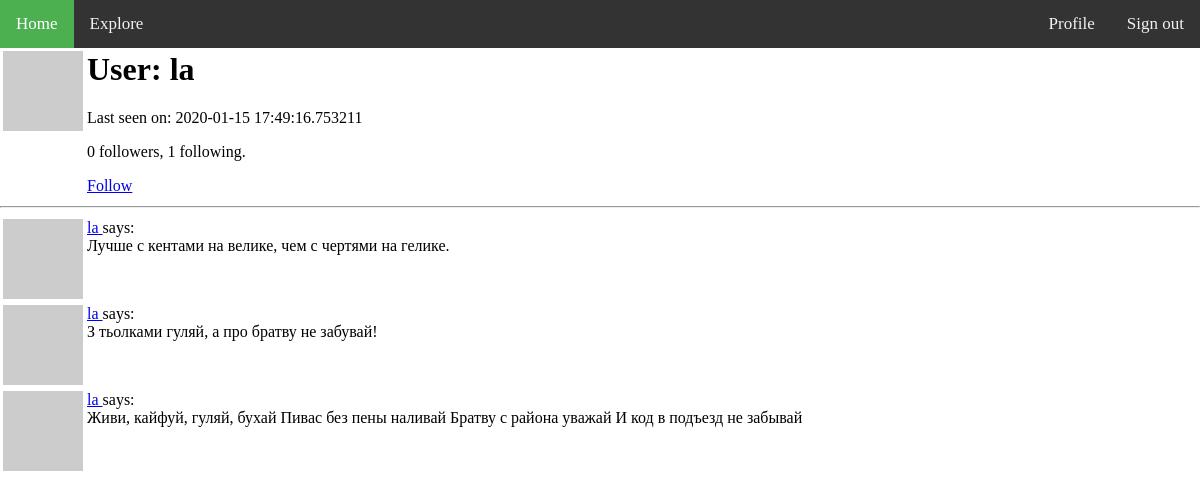
The app's page /user/la (signed in) with its own data.
### app/models.py (models this page shows, shortened)
class User(UserMixin ,db.Model):
    id = db.Column(db.Integer, primary_key=True)
    username = db.Column(db.String(64), index=True, unique=True)
    email = db.Column(db.String(128), index=True, unique=True)
    password_hash = db.Column(db.String(128))
    posts = db.relationship('Post', backref='author', lazy='dynamic')
    about_me = db.Column(db.String(256))
    last_seen = db.Column(db.DateTime, default=datetime.utcnow)
    followed = db.relationship(
        'User', secondary=followers,
        primaryjoin=(followers.c.follower_id==id),
        secondaryjoin=(followers.c.followed_id==id),
        backref=db.backref('followers', lazy='dynamic'), lazy='dynamic'
    )
    def avatar(self, size):
        digest = md5(self.email.lower().encode('utf-8')).hexdigest()
        return 'https://www.gravatar.com/avatar/{}?d=identicon&s={}'.format(
            digest, size)
    def is_following(self, user):
        return self.followed.filter(
            followers.c.followed_id == user.id).count() > 0

class Post(db.Model):
    id = db.Column(db.Integer, primary_key=True)
    body = db.Column(db.String(256))
    timestamp = db.Column(db.DateTime, index=True, default=datetime.utcnow)
    user_id = db.Column(db.Integer, db.ForeignKey('user.id'))

### app/routes.py (the view)
@app.route('/user/<username>')
@login_required
def user(username):
    user = User.query.filter_by(username=username).first_or_404()
    page = request.args.get('page', 1, type=int)
    posts = user.posts.order_by(Post.timestamp.desc()).paginate(
        page, app.config['POSTS_PER_PAGE'], False)
    next_url = url_for('user', username=user.username, page=posts.next_num) \
        if posts.has_next else None
    prev_url = url_for('user', username=user.username, page=posts.prev_num) \
        if posts.has_prev else None
    return render_template('user.html', user=user, posts=posts.items,
                            next_url=next_url, prev_url=prev_url)

### app/models.py (called while the page is built)
@login.user_loader
def load_user(id):
    return User.query.get(int(id))

### app/routes.py (called while the page is built)
@app.before_request
def before_request():
    if current_user.is_authenticated:
        current_user.last_seen = datetime.utcnow()
        db.session.commit()

### app/templates/user.html (shortened to what this page needs)
{% extends 'base.html' %}
{% block content %}
    <table>
        <tr valign="top">
            <td><img src="{{ user.avatar(128) }}"></td>
            <td>
                <h1>User: {{ user.username }}</h1>
                {% if user.last_seen  %}<p>Last seen on: {{ user.last_seen }}</p>{% endif %}
                <p>{{ user.followers.count() }} followers, {{ user.followed.count() }} following.</p>
                {% if user == current_user %}
                    <p><a href="{{ url_for('edit_profile') }}">Edit your profile</a></p>
                {% elif not current_user.is_following(user) %}
                    <p><a href="{{ url_for('follow', username=user.username) }}">Follow</a></p>
                {% else %}
                    <p><a href="{{ url_for('unfollow', username=user.username) }}">Unfollow</a></p>
                {% endif %}
            </td>
        </tr>
    </table>
    <hr>
    {% for post in posts %}
        {% include '_post.html' %}
    {% endfor %}
{% endblock  %}

### app/templates/_post.html
<table>
    <tr valign="top">
        <td><img src="{{ post.author.avatar(36) }}"></td>
        <td>
            <a href="{{url_for('user', username=post.author.username) }}">
                {{ post.author.username }}
            </a>
            says: <br>{{ post.body }}
        </td>
    </tr>
</table>

### app/static/css/style.css (style rules this page uses)
body, html { height: 100%; margin: 0; }

### records on screen
User: username "la", last_seen "2020-01-15 17:49:16.753211"
Post: author.username "la", body "Лучше с кентами на велике, чем с чертями на гелике."
Post: author.username "la", body "З тьолками гуляй, а про братву не забувай!"
Post: author.username "la", body "Живи, кайфуй, гуляй, бухай Пивас без пены наливай Братву с района уважай И код в подъезд не забывай"

### other values on screen
{{ user.followers.count() }} "0"
{{ user.followed.count() }} "1"
